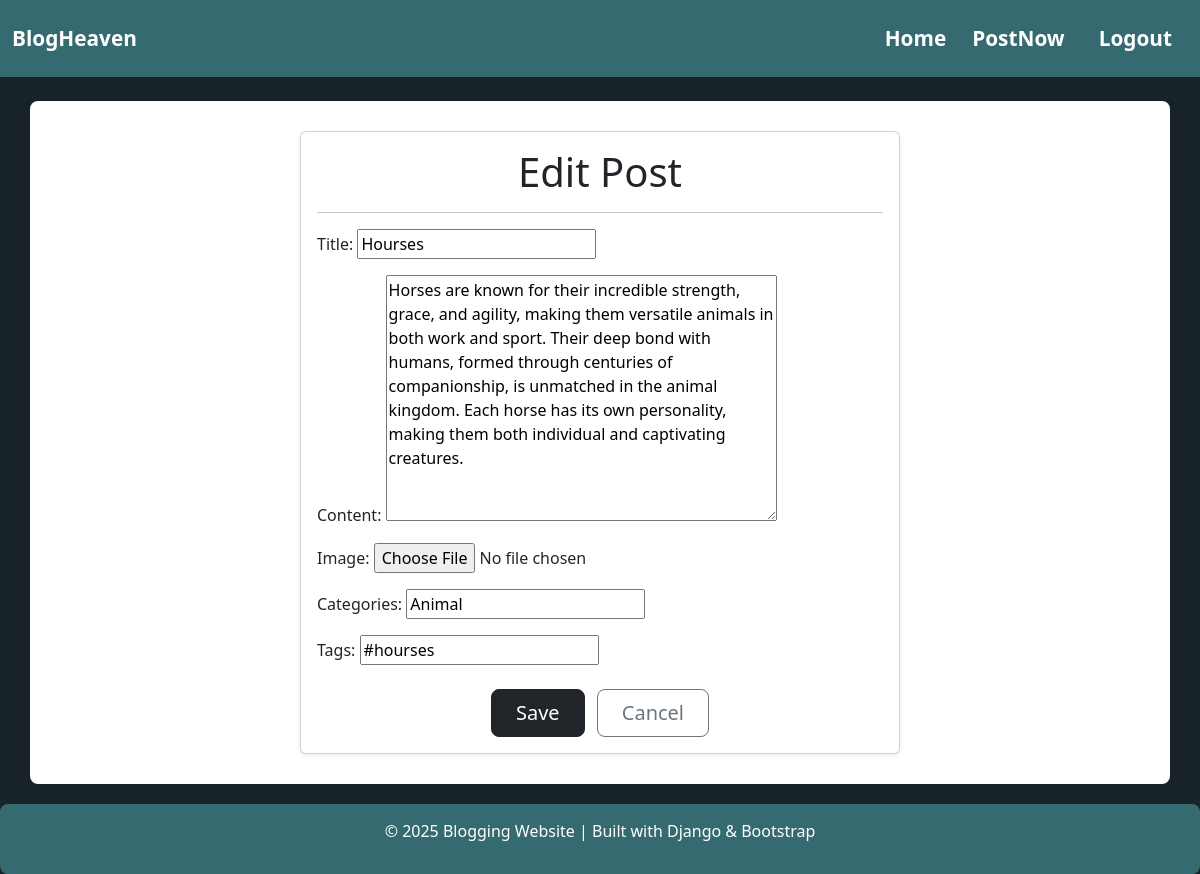
The page /post/1/edit/ (signed in) on the database its author committed.
### posts/models.py (models this page shows, shortened)
class Post(models.Model): # i have Created a new model class
    title = models.CharField(max_length=200) # i have Added a title field
    content = models.TextField() # i have Added a content field
    created_at = models.DateTimeField(auto_now_add=True) # i have Added a created_at field
    image = models.ImageField(upload_to='post_images/', blank=True, null=True) # i have Added an image field
    author = models.ForeignKey(User, on_delete=models.CASCADE)  # i have Added an author field
    categories = models.CharField(max_length=100, blank=True, null=True) # i have Added a categories field
    tags = models.CharField(max_length=100, blank=True, null=True) # i have Added a tags field

### posts/views.py (the view)
# urls.py: path('post/<int:pk>/edit/', views.post_edit, name='post_edit'), # i have Added a URL pattern for the post_edit view
@login_required # i have Added the login_required decorator
def post_edit(request, pk): # i have Added a post_edit view
    post = get_object_or_404(Post, pk=pk) # i have Retrieved the post
    if request.user != post.author: # i have Added a condition to check if the user is the author of the post
        return redirect('home') # i have Redirected to the home view
    if request.method == 'POST': # i have Added a condition for the POST method
        form = PostForm(request.POST, request.FILES, instance=post) # i have Created a PostForm instance with the submitted data and the post instance
        if form.is_valid(): # i have Added a condition to check if the form is valid
            form.save() # i have Saved the form data to the database
            return redirect('post_detail', pk=post.pk) # i have Redirected to the post_detail view
    else:
        form = PostForm(instance=post) # i have Created a new PostForm instance with the post instance
    return render(request, 'post_form.html', {'form': form}) # i have Rendered the post_form.html template with the form

### posts/forms.py
class PostForm(forms.ModelForm): # i have Created a new form class
    class Meta:
        model = Post # i have Set the model to Post
        fields = ['title', 'content', 'image', 'categories', 'tags'] # i have Added the image, categories, and tags fields

### templates/post_form.html (shortened to what this page needs)
{% extends 'base.html' %}
{% block content %}
    <div class="card mx-auto shadow-sm" style="max-width: 600px;">
        <div class="card-body">
            <h1 class="card-title text-center">
                {% if form.instance.pk %}
                    Edit Post
                {% else %}
                    Post Now
                {% endif %}
            </h1>
            <hr>
            <form method="post" enctype="multipart/form-data">
                {{ form.as_p }}
                <div class="text-center mt-4">
                    <button type="submit" class="btn btn-dark btn-lg px-4">Save</button>
                    <a href="{% url 'home' %}" class="btn btn-outline-secondary btn-lg px-4 ms-2">Cancel</a>
                </div>
            </form>
        </div>
    </div>
{% endblock %}

### templates/base.html (style rules this page uses)
body { background-color: #182429; display: flex; flex-direction: column; min-height: 100vh; }

### rows shown on the page
Post: title "Hourses", content "Horses are known for their incredible strength, grace, and agility, making them versatile animals in both work and sport. Their deep bond with humans, formed through centuries of companionship, is unmatched in the animal kingdom. Each horse has its own personality, making them both individual and captivating creatures.", categories "Animal", tags "#hourses"
